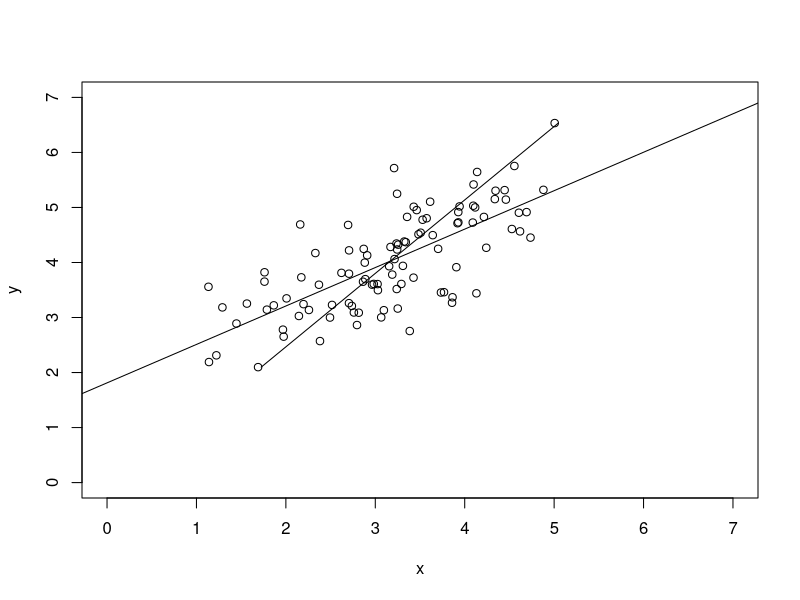
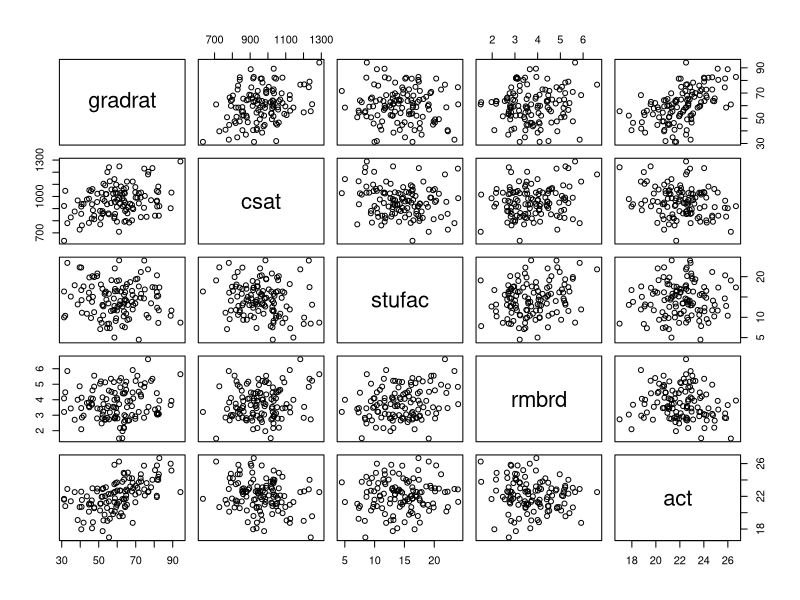

Write the R code that produced these figures, in order.
## ---- chunk 1
library(MASS)
mu <- c(3,4)
sigma <- matrix(c(1.0,0.8,0.8,1.0),nrow=2)
datam <- data.frame(mvrnorm(100,mu,sigma))
colnames(datam) <- c("x","y")

plot(y~x, datam, xlim=c(0,7),ylim=c(0,7))
lm <- lm(y~x, datam)
abline(lm)
lm2 <- lm(x~y, datam)
lines(lm2$fitted.values, datam$y)
## ---- chunk 2

summary(lm)
summary(lm2)
## ---- chunk 3
left <- (lm$fitted.values - mean(datam$y))/(sd(datam$y))
r = sqrt(1-(sum(lm$residuals^2))/(sum((datam$y - mean(datam$y))^2)))
right <- r*(datam$x - mean(datam$x))/(sd(datam$x))
sum(abs(left - right))
## ---- chunk 4
college <- read.csv('college.csv')
head(college)
pairs(college[c(1,2,4,5,6)])
## ---- chunk 5
lm2 <- lm(gradrat ~ . - lenroll - private - stufac - rmbrd, data = college) 
anova(lm, lm2)
## ---- chunk 6
summary(lm)$coefficients
coe <- summary(lm)$coefficients
tstats <- (coe[2, 1] - 0.05)/coe[2,2]
tstats
pv <- 2*pt((coe[2, 1] - 0.05)/coe[2,2], 120 - 6)
pv
## ---- chunk 7
lm3 <- lm(gradrat ~ . - lenroll - private - act, data = college)
anova(lm, lm3)
## ---- chunk 8
lm4 <- lm(gradrat ~ I(rmbrd + act) + csat + private + stufac, college)
anova(lm, lm4)
## ---- chunk 9
x <- c(1, 0, -1)
y <- c(1, 0, 2)
lm <- lm(y ~ x + I(3*x^2 -2))
lm2 <- lm(y ~ x)
summary(lm)
summary(lm2)
